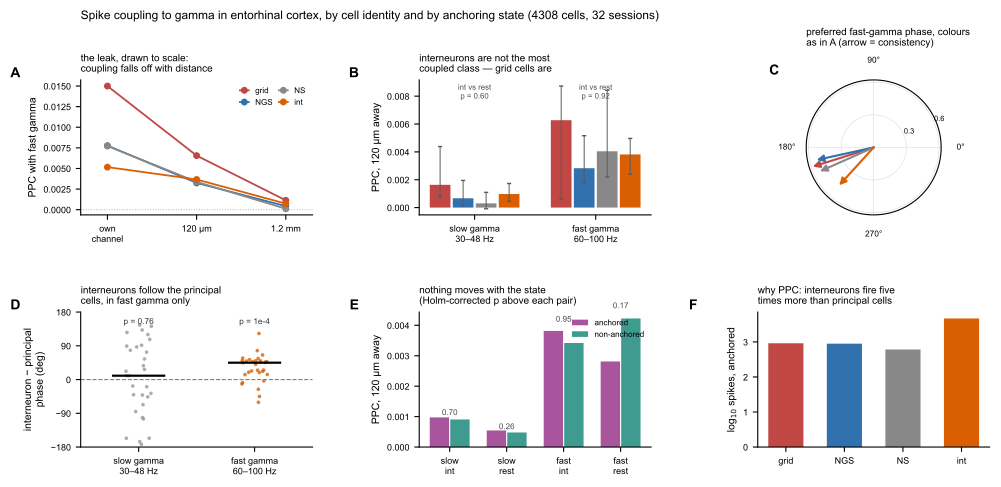

Write the Python code that produced this figure.
"""Figure 8 supplement: what spikes do to gamma, and what gamma does to them.

Figure 9's model has fast-spiking interneurons generating the gamma that nests
in theta, and Figure 2 has interneurons among the cells that follow the
anchoring state. Those meet only if the interneurons here are coupled to the
gamma in this field potential. Computed by gamma_locking.py.

    A  the control the whole figure rests on: coupling against distance
    B  coupling by identity and band
    C  where in the gamma cycle each identity fires
    D  the one positive result, per session
    E  the state comparison, which is null

WHY A COMES FIRST. A fast-spiking cell's waveform leaks into the local field at
exactly the frequencies being tested, so a cell measured against its own
channel is partly correlating with itself. Panel A is that artifact drawn to
scale: own-channel coupling runs two to four times the value 120 um away. Every
other panel uses the nearest group at least 120 um from the cell -- nearest
rather than furthest, because gamma is local and the far end of the entorhinal
span would manufacture a null as surely as the own channel manufactures a
result.

PPC, NOT MRL, throughout: interneurons fire about five times more than
principal cells and the mean resultant length rises as spike count falls, so an
MRL comparison between the two would mostly compare firing rates.

Writes fig7_supp_gamma_locking.pdf
"""
import os

import matplotlib
import numpy as np
import pandas as pd

matplotlib.use('Agg')
import matplotlib.pyplot as plt
from scipy.stats import wilcoxon

plt.rcParams['font.family'] = 'Arial'
plt.rcParams['pdf.fonttype'] = 42

ROOT = '/Users/harryclark/Documents/spatial-manifolds'
FIG = os.path.dirname(os.path.abspath(__file__))
OUT = f'{FIG}/fig7_supp_gamma_locking.pdf'
ANCH_COLOR, NONANCH_COLOR = '#a8559e', '#3f9b8f'
ICOL = {'grid': '#c04744', 'non-grid spatial': '#3171ae',
        'non-spatial': '#888888', 'putative interneuron': '#d95f02'}
ORDER = ['grid', 'non-grid spatial', 'non-spatial', 'putative interneuron']
SHORT = {'grid': 'grid', 'non-grid spatial': 'NGS', 'non-spatial': 'NS',
         'putative interneuron': 'int'}
BANDS = [('slow', 'slow gamma\n30–48 Hz'), ('fast', 'fast gamma\n60–100 Hz')]


def lp(ax, s, x=-.26, y=1.0):
    ax.text(x, y, s, transform=ax.transAxes, fontsize=10, weight='bold',
            va='bottom', ha='right')


def tidy(ax):
    ax.tick_params(labelsize=6.5)
    ax.spines[['top', 'right']].set_visible(False)


D = pd.read_csv(f'{ROOT}/data/lfp/gamma_locking.csv')
D = D[D.identity.isin(ORDER)].copy()
NS_ = D.groupby(['mouse', 'day']).ngroups
print(f'{len(D)} cells, {NS_} sessions')
print(D.identity.value_counts().to_string())

fig = plt.figure(figsize=(10, 5.0))
G = fig.add_gridspec(2, 3, hspace=.72, wspace=.46, left=.075, right=.985,
                     top=.845, bottom=.11)

# ---- A: coupling against distance ------------------------------------------
ax = fig.add_subplot(G[0, 0]); lp(ax, 'A')
STEPS = [('own', 'own\nchannel'), ('ppc', '120 µm'), ('far', '1.2 mm')]
for k in ORDER:
    g = D[D.identity == k]
    v = [g[f'{p}_fast_a'].median() for p, _ in STEPS]
    ax.plot(range(3), v, 'o-', ms=4, lw=1.3, color=ICOL[k], label=SHORT[k])
ax.axhline(0, color='0.7', lw=.7, ls=':')
ax.set_xticks(range(3)); ax.set_xticklabels([l for _, l in STEPS], fontsize=6.2,
                                            linespacing=1.2)
ax.set_xlim(-.3, 2.3)
ax.set_ylabel('PPC with fast gamma', fontsize=7.5)
ax.set_title('the leak, drawn to scale:\ncoupling falls off with distance',
             fontsize=7.2, loc='left')
ax.legend(fontsize=5.8, frameon=False, loc='upper right', ncol=2,
          columnspacing=.8, handlelength=1.1)
tidy(ax)

# ---- B: coupling by identity and band --------------------------------------
ax = fig.add_subplot(G[0, 1]); lp(ax, 'B')
w = .19
for j, (bn, lab) in enumerate(BANDS):
    for i, k in enumerate(ORDER):
        s = D[D.identity == k].groupby(['mouse', 'day'])[f'ppc_{bn}_a'].median()
        ax.bar(j + (i - 1.5) * w, s.median(), w * .9, color=ICOL[k], lw=0)
        ax.errorbar(j + (i - 1.5) * w, s.median(),
                    yerr=[[s.median() - s.quantile(.25)],
                          [s.quantile(.75) - s.median()]],
                    fmt='none', ecolor='0.35', lw=.7, capsize=1.5)
ax.set_xticks(range(2)); ax.set_xticklabels([l for _, l in BANDS], fontsize=6.5,
                                            linespacing=1.2)
ax.set_ylabel('PPC, 120 µm away', fontsize=7.5)
ax.set_title('interneurons are not the most\ncoupled class — grid cells are',
             fontsize=7.2, loc='left')
for j, (bn, _) in enumerate(BANDS):
    s = D.assign(i=D.identity == 'putative interneuron').groupby(
        ['mouse', 'day', 'i'])[f'ppc_{bn}_a'].median().unstack().dropna()
    p = wilcoxon(s[True], s[False]).pvalue
    ax.text(j, ax.get_ylim()[1] * .97, f'int vs rest\np = {p:.2f}', ha='center',
            va='top', fontsize=5.6, color='0.3', linespacing=1.2)
    print(f'  {bn}: interneurons vs principal, per session p = {p:.3g}')
tidy(ax)

# ---- C: preferred phase ----------------------------------------------------
ax = fig.add_subplot(G[0, 2], projection='polar'); lp(ax, 'C', x=-.20, y=1.02)
for k in ORDER:
    v = D[D.identity == k]['phi_fast_a'].dropna().values
    z = np.mean(np.exp(1j * v))
    ax.annotate('', xy=(np.angle(z), np.abs(z)), xytext=(0, 0),
                arrowprops=dict(arrowstyle='-|>', color=ICOL[k], lw=1.5,
                                shrinkA=0, shrinkB=0))
    print(f'  {k:22} fast-gamma phase {np.degrees(np.angle(z)) % 360:6.0f} deg, '
          f'R = {np.abs(z):.3f}')
ax.set_rlim(0, .62); ax.set_rticks([.3, .6])
ax.set_yticklabels(['0.3', '0.6'], fontsize=5.4)
ax.set_xticks(np.radians([0, 90, 180, 270]))
ax.set_xticklabels(['0°', '90°', '180°', '270°'], fontsize=6)
ax.grid(lw=.4, color='0.85')
ax.set_title('preferred fast-gamma phase, colours\nas in A (arrow = consistency)',
             fontsize=7.2, loc='left', pad=8)

# ---- D: the interneuron lag, per session -----------------------------------
ax = fig.add_subplot(G[1, 0]); lp(ax, 'D')
lag = {}
for bn, _ in BANDS:
    rows = []
    for (mo, dy), g in D.groupby(['mouse', 'day']):
        a = g[g.identity == 'putative interneuron'][f'phi_{bn}_a'].dropna()
        b = g[g.identity != 'putative interneuron'][f'phi_{bn}_a'].dropna()
        if len(a) < 4 or len(b) < 10:
            continue
        rows.append(np.degrees(np.angle(
            np.exp(1j * (np.angle(np.mean(np.exp(1j * a)))
                         - np.angle(np.mean(np.exp(1j * b)))))))) 
    lag[bn] = np.array(rows)
for j, (bn, _) in enumerate(BANDS):
    v = lag[bn]
    ax.scatter(np.full(len(v), j) + np.random.default_rng(0).uniform(-.11, .11, len(v)),
               v, s=7, color='#d95f02' if bn == 'fast' else '0.6', lw=0, alpha=.8)
    ax.plot([j - .22, j + .22], [np.median(v)] * 2, color='k', lw=1.6)
    p = wilcoxon(v).pvalue
    ax.text(j, 148, f'p = {p:.0e}'.replace('e-0', 'e-') if p < .01
            else f'p = {p:.2f}', ha='center', fontsize=6, color='0.2')
    print(f'  {bn}: interneuron minus principal phase, median {np.median(v):+.1f} deg, '
          f'p = {p:.3g}, later in {int((v > 0).sum())}/{len(v)}')
ax.axhline(0, color='0.5', lw=.8, ls='--')
ax.set_xticks(range(2)); ax.set_xticklabels([l for _, l in BANDS], fontsize=6.5,
                                            linespacing=1.2)
ax.set_xlim(-.5, 1.5); ax.set_ylim(-180, 180); ax.set_yticks([-180, -90, 0, 90, 180])
ax.set_ylabel('interneuron − principal\nphase (deg)', fontsize=7.5)
ax.set_title('interneurons follow the principal\ncells, in fast gamma only',
             fontsize=7.2, loc='left')
tidy(ax)

# ---- E: the state comparison -----------------------------------------------
ax = fig.add_subplot(G[1, 1]); lp(ax, 'E')
labs, ps = [], []
for bn, _ in BANDS:
    for who, m in (('int', D.identity == 'putative interneuron'),
                   ('rest', D.identity != 'putative interneuron')):
        s = D[m].groupby(['mouse', 'day'])[[f'ppc_{bn}_a', f'ppc_{bn}_n']].median().dropna()
        labs.append(f'{bn}\n{who}'); ps.append((s[f'ppc_{bn}_a'], s[f'ppc_{bn}_n']))
xs = np.arange(len(labs))
for i, (a, n) in enumerate(ps):
    ax.bar(i - .18, a.median(), .34, color=ANCH_COLOR, lw=0,
           label='anchored' if i == 0 else None)
    ax.bar(i + .18, n.median(), .34, color=NONANCH_COLOR, lw=0,
           label='non-anchored' if i == 0 else None)
raw = [wilcoxon(a, n).pvalue for a, n in ps]
order = np.argsort(raw); run = 0.0
holm = np.empty(len(raw))
for r_, i_ in enumerate(order):
    run = max(run, raw[i_] * (len(raw) - r_)); holm[i_] = min(run, 1.0)
for i, h in enumerate(holm):
    ax.text(i, max(ps[i][0].median(), ps[i][1].median()) * 1.08,
            f'{h:.2f}', ha='center', fontsize=5.8, color='0.3')
print('  state comparison, Holm: '
      + ', '.join(f'{l.replace(chr(10), " ")} {h:.3f}' for l, h in zip(labs, holm)))
ax.set_xticks(xs); ax.set_xticklabels(labs, fontsize=6, linespacing=1.2)
ax.set_ylabel('PPC, 120 µm away', fontsize=7.5)
ax.set_title('nothing moves with the state\n(Holm-corrected p above each pair)',
             fontsize=7.2, loc='left')
ax.legend(fontsize=5.8, frameon=False, loc='upper right')
tidy(ax)

# ---- F: spike counts, so the reader can see why PPC was used ---------------
ax = fig.add_subplot(G[1, 2]); lp(ax, 'F')
for i, k in enumerate(ORDER):
    v = np.log10(D[D.identity == k].n_a.clip(lower=1))
    ax.bar(i, np.median(v), .6, color=ICOL[k], lw=0)
ax.set_xticks(range(4)); ax.set_xticklabels([SHORT[k] for k in ORDER], fontsize=6.5)
ax.set_ylabel('log$_{10}$ spikes, anchored', fontsize=7.5)
ax.set_title('why PPC: interneurons fire five\ntimes more than principal cells',
             fontsize=7.2, loc='left')
tidy(ax)

fig.suptitle('Spike coupling to gamma in entorhinal cortex, by cell identity '
             f'and by anchoring state ({len(D)} cells, {NS_} sessions)',
             fontsize=8.6, x=.075, ha='left', y=.985)
fig.savefig(OUT, dpi=220, bbox_inches='tight')
print(f'\nwrote {OUT}')
